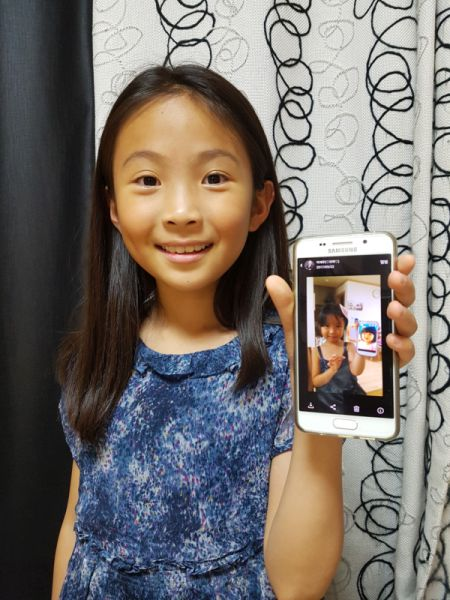
#> input picture img/model.jpg, 450 x 600 px
$ python corner_brief.py
#> lines starting #> are read from the running program, lines starting #| are printed output that depends on the picture
import cv2
import numpy as np

img = cv2.imread('../img/model.jpg')
#> img is the input picture: shape (600, 450, 3); mean B, G, R 107, 111.5, 117.8
gray = cv2.cvtColor(img, cv2.COLOR_BGR2GRAY)
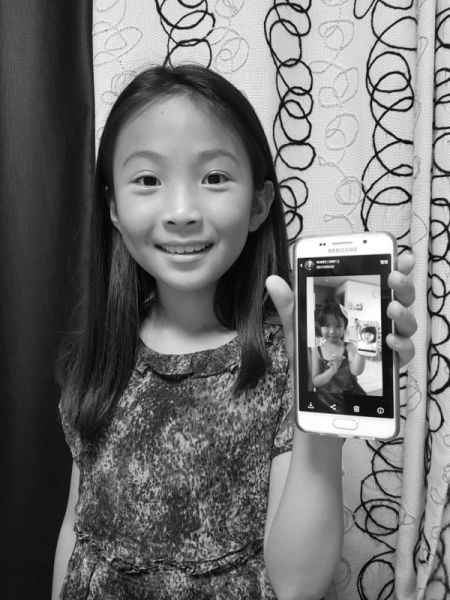
#> gray: shape (600, 450); min 0, max 255, mean 112.9

star = cv2.xfeatures2d.StarDetector_create()
brief = cv2.xfeatures2d.BriefDescriptorExtractor_create()

kp1 = star.detect(img, None)
#> kp1 = 456 keypoints; strongest (x, y, size): (370, 379, 22), (356, 408, 4), (275, 284, 16), (310, 280, 6)
kp2, desc = brief.compute(img, kp1)
#> kp2 has the same summary as kp1

print(desc.shape)
#| (456, 32)
print(desc)
#> (printed output is left out)
img = cv2.drawKeypoints(img, kp1, img)
img = cv2.drawKeypoints(img, kp2, img)
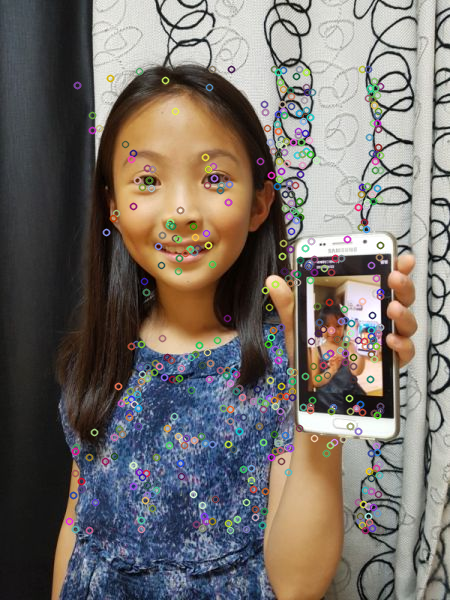
#> img: shape (600, 450, 3); mean B, G, R 107.1, 111.8, 118

cv2.imshow('BRIEF', img)

cv2.waitKey()
cv2.destroyAllWindows()

$ run again, with img/bicycle.jpg copied over img/model.jpg
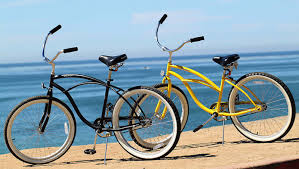
#> input picture img/bicycle.jpg, 299 x 169 px
#> img is the input picture: shape (169, 299, 3); mean B, G, R 169.3, 161.4, 141.8
#> `gray = cv2.cvtColor(img, cv2.COLOR_BGR2GRAY)`:
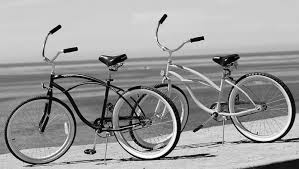
#> gray: shape (169, 299); min 0, max 255, mean 156.5
#> kp1 = 18 keypoints; strongest (x, y, size): (112, 92, 6), (161, 89, 4), (102, 93, 4), (225, 69, 22)
#> kp2 has the same summary as kp1
#| (18, 32)
#| [[ 27   7 121 245 187 145   1 221 227  27  76  56 178 169  32   8 166 200
#|   106 241 184 152 231  26 243 222  37  78 190  95 129 186]
#|  [177  47  30 118   9  56 237  76  51 114  27 169  98  77  21  37 236 248
#|    82 167   0   8 217 172 189 204  37 115 174  84 206 111]
#|  [165  41 155 137  28 105 205  18 230 107  93 251  15   4 222 148 236  68
#|   175  97  65  32  67 128  18 238 119 220 103 215 197 106]
#> (further printed lines are left out)
#> `img = cv2.drawKeypoints(img, kp2, img)`:
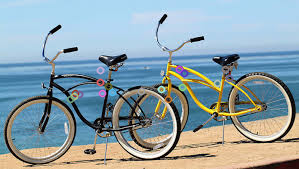
#> img: shape (169, 299, 3); mean B, G, R 169.5, 161.6, 142.4

$ run again, with img/cat_dog.jpg copied over img/model.jpg
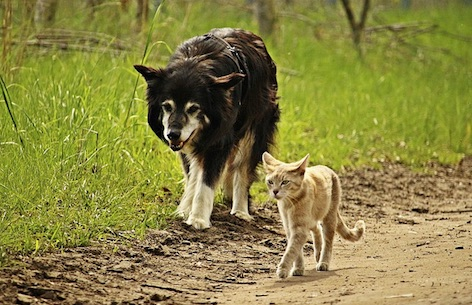
#> input picture img/cat_dog.jpg, 472 x 305 px
#> img is the input picture: shape (305, 472, 3); mean B, G, R 66.7, 132.2, 137.7
#> `gray = cv2.cvtColor(img, cv2.COLOR_BGR2GRAY)`:
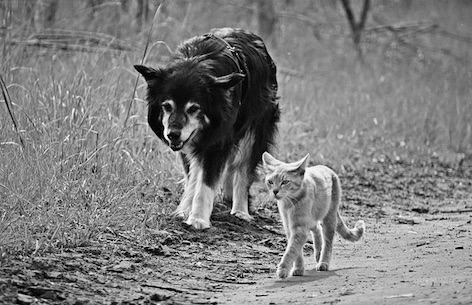
#> gray: shape (305, 472); min 0, max 254, mean 126.4
#> kp1 = 201 keypoints; strongest (x, y, size): (166, 131, 6), (188, 105, 4), (171, 102, 4), (185, 133, 8)
#> kp2 has the same summary as kp1
#| (201, 32)
#> (printed output is left out)
#> `img = cv2.drawKeypoints(img, kp2, img)`:
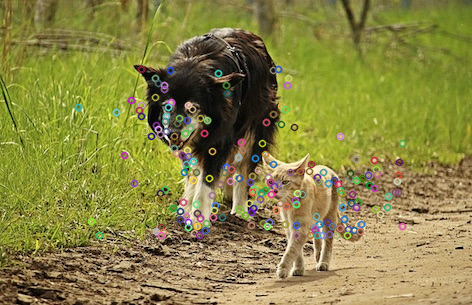
#> img: shape (305, 472, 3); mean B, G, R 68.7, 132.5, 137.6
